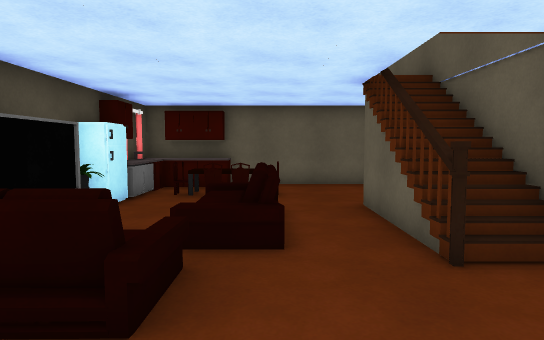
View 1 (above)

12 first-person views from a walk through a Unity game level. The camera is 1.4 m above the floor, tilts 4° down and sees 75° across. The floor is counted in squares, 1 m on a side. Each view is taken from the middle of a square. On the plan, view 1 faces up. The plan holds only what a view shows up to about 15 squares ahead; the rest is blank. The place goes on beyond the plan. The player character is not drawn. Door leaves are left out, so doorways stand open.

View 2
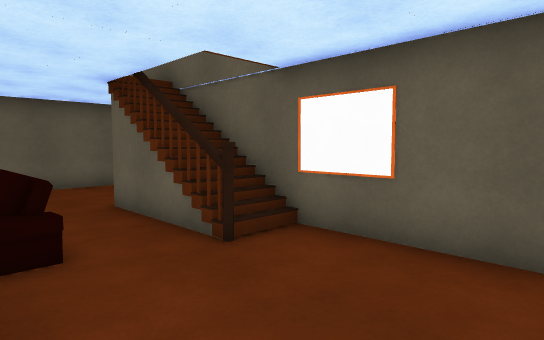

View 3
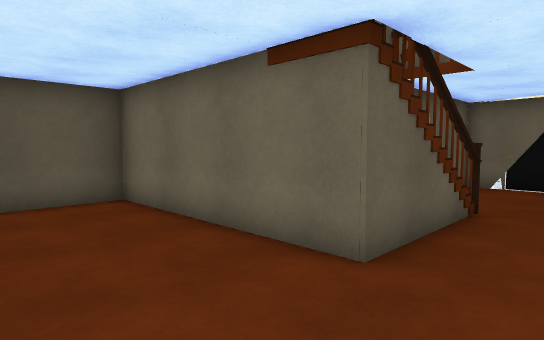

View 4
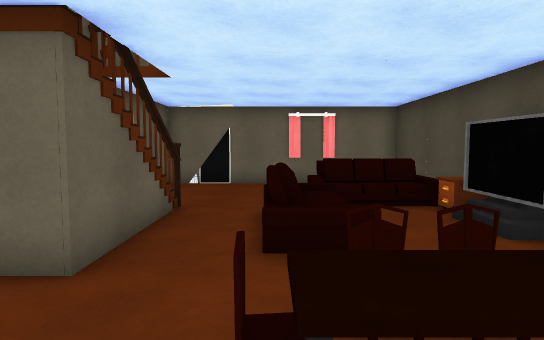

View 5
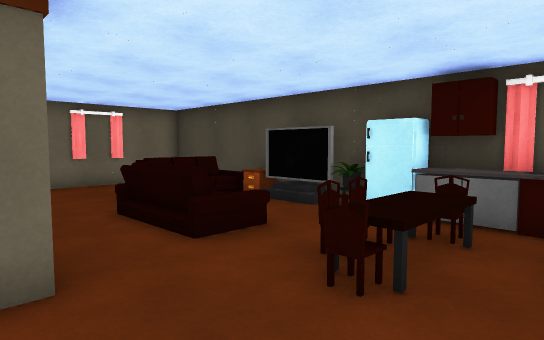

View 6
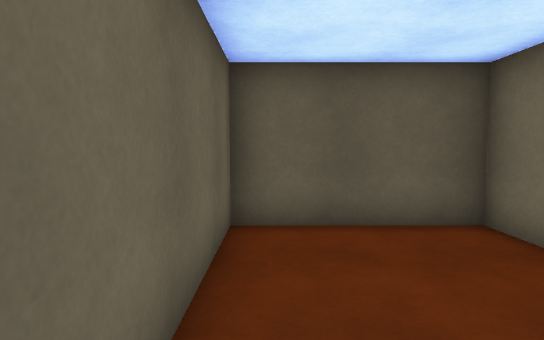

View 7
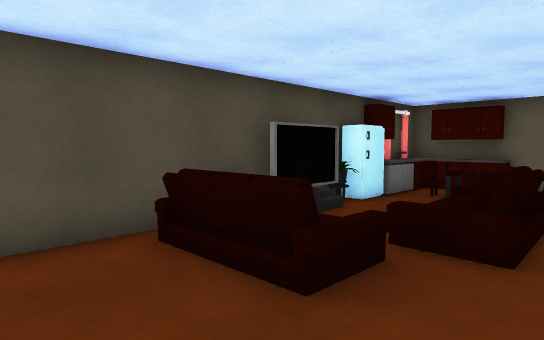

View 8
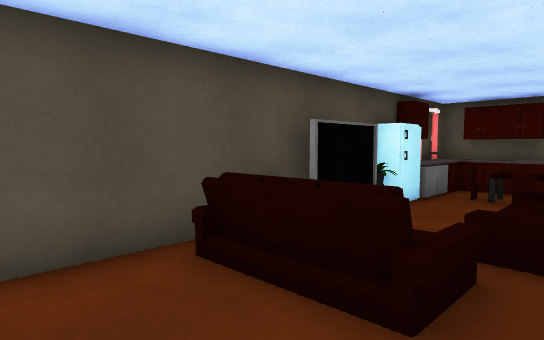

View 9
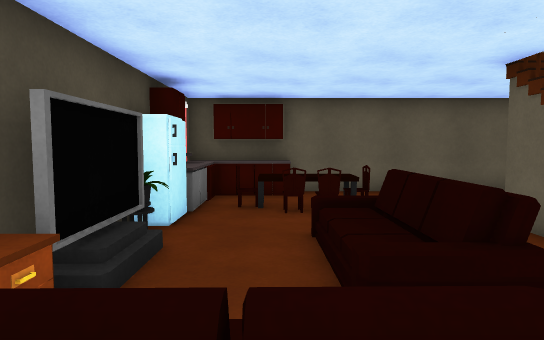

View 10
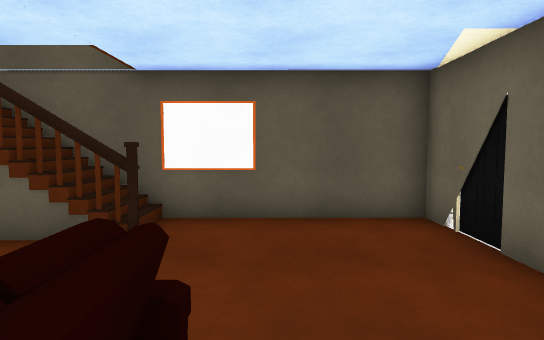

View 11
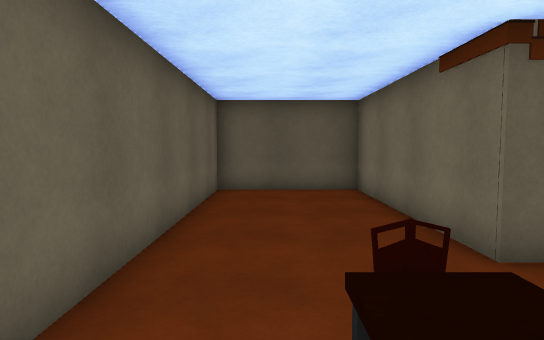

View 12
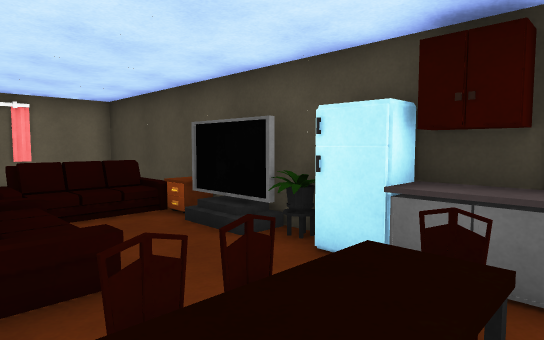

### Floor plan
Key: @ floor where view 1 was taken; # wall or solid block; x gap in a wall; . floor; / step, stairs or slope; D open door; = window, fence, low wall or low ledge; ^ raised ledge; O other object.
Columns run from 5 left of view 1 to 9 right of it. Each row starts with its distance up from view 1.
 13 ###############
 12 #^==..........#
 11 ##............#
 10 ###===........#
  9  #............#
  8  #.....#/###DDD
  7  #../=.#/#
  6 ##../ .#/#
  5 ##../D.x/#
  4 #^//#D.#/#
  3 #O==#....#
  2 #........#
  1 #........#
  0 #....@...#
 -1 ##########

Positions as (right, up) in squares from view 1, and headings:
1: (0, 0), facing up
2: (-1, 0), facing up-right
3: (0, 12), facing down-right
4: (0, 12), facing down
5: (3, 12), facing down-left
6: (3, 12), facing right
7: (1, 0), facing up-left
8: (0, 0), facing up-left
9: (-2, 2), facing up
10: (-3, 2), facing right
11: (-2, 11), facing right
12: (0, 11), facing down-left
